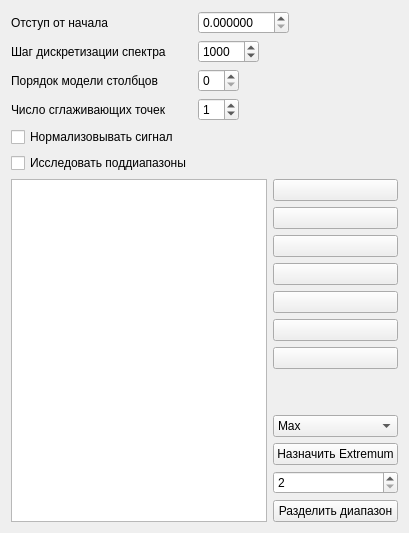
     <widget class="QWidget" name="tab">
      <attribute name="title">
       <string>Диапазоны</string>
      </attribute>
      <layout class="QVBoxLayout" name="verticalLayout_2">
       <item>
        <layout class="QFormLayout" name="formLayout_2">
         <property name="fieldGrowthPolicy">
          <enum>QFormLayout::ExpandingFieldsGrow</enum>
         </property>
         <item row="0" column="1">
          <widget class="QDoubleSpinBox" name="initialSkipBox">
           <property name="decimals">
            <number>6</number>
           </property>
           <property name="minimum">
            <double>0.000000000000000</double>
           </property>
           <property name="maximum">
            <double>100.000000000000000</double>
           </property>
           <property name="singleStep">
            <double>0.100000000000000</double>
           </property>
          </widget>
         </item>
         <item row="2" column="0">
          <widget class="QLabel" name="label_4">
           <property name="text">
            <string>Порядок модели столбцов</string>
           </property>
          </widget>
         </item>
         <item row="2" column="1">
          <widget class="QSpinBox" name="columnModelOrderBox"/>
         </item>
         <item row="3" column="0">
          <widget class="QLabel" name="label_15">
           <property name="text">
            <string>Число сглаживающих точек</string>
           </property>
          </widget>
         </item>
         <item row="3" column="1">
          <widget class="QSpinBox" name="smoothingPointsCountBox">
           <property name="enabled">
            <bool>true</bool>
           </property>
           <property name="inputMethodHints">
            <set>Qt::ImhFormattedNumbersOnly</set>
           </property>
           <property name="wrapping">
            <bool>false</bool>
           </property>
           <property name="readOnly">
            <bool>false</bool>
           </property>
           <property name="accelerated">
            <bool>false</bool>
           </property>
           <property name="keyboardTracking">
            <bool>true</bool>
           </property>
           <property name="singleStep">
            <number>2</number>
           </property>
           <property name="value">
            <number>1</number>
           </property>
          </widget>
         </item>
         <item row="4" column="0">
          <widget class="QCheckBox" name="normalizeCheckBox">
           <property name="text">
            <string>Нормализовывать сигнал</string>
           </property>
          </widget>
         </item>
         <item row="5" column="0">
          <widget class="QCheckBox" name="useSubRangesCheckBox">
           <property name="text">
            <string>Исследовать поддиапазоны</string>
           </property>
          </widget>
         </item>
         <item row="0" column="0">
          <widget class="QLabel" name="label_3">
           <property name="text">
            <string>Отступ от начала</string>
           </property>
          </widget>
         </item>
         <item row="1" column="0">
          <widget class="QLabel" name="label_24">
           <property name="text">
            <string>Шаг дискретизации спектра</string>
           </property>
          </widget>
         </item>
         <item row="1" column="1">
          <widget class="QSpinBox" name="stepForSplitFrequencyRangesSpinBox">
           <property name="minimum">
            <number>100</number>
           </property>
           <property name="maximum">
            <number>10000</number>
           </property>
           <property name="singleStep">
            <number>100</number>
           </property>
           <property name="value">
            <number>1000</number>
           </property>
          </widget>
         </item>
        </layout>
       </item>
       <item>
        <layout class="QHBoxLayout" name="horizontalLayout">
         <item>
          <widget class="QTableView" name="rangesTableView">
           <property name="selectionMode">
            <enum>QAbstractItemView::ContiguousSelection</enum>
           </property>
           <property name="selectionBehavior">
            <enum>QAbstractItemView::SelectRows</enum>
           </property>
           <property name="iconSize">
            <size>
             <width>10</width>
             <height>10</height>
            </size>
           </property>
          </widget>
         </item>
         <item>
          <layout class="QVBoxLayout" name="verticalLayout">
           <item>
            <widget class="QPushButton" name="rangesAddButton">
             <property name="text">
              <string/>
             </property>
             <property name="icon">
              <iconset resource="tango-icons.qrc">
               <normaloff>:/icons/actions/icons/actions/list-add.png</normaloff>:/icons/actions/icons/actions/list-add.png</iconset>
             </property>
            </widget>
           </item>
           <item>
            <widget class="QPushButton" name="rangesRemoveButton">
             <property name="text">
              <string/>
             </property>
             <property name="icon">
              <iconset resource="tango-icons.qrc">
               <normaloff>:/icons/actions/icons/actions/list-remove.png</normaloff>:/icons/actions/icons/actions/list-remove.png</iconset>
             </property>
            </widget>
           </item>
           <item>
            <widget class="QPushButton" name="rangesClearButton">
             <property name="text">
              <string/>
             </property>
             <property name="icon">
              <iconset resource="tango-icons.qrc">
               <normaloff>:/icons/actions/icons/actions/edit-clear.png</normaloff>:/icons/actions/icons/actions/edit-clear.png</iconset>
             </property>
            </widget>
           </item>
           <item>
            <widget class="QPushButton" name="rangesMoveTopButton">
             <property name="text">
              <string/>
             </property>
             <property name="icon">
              <iconset resource="tango-icons.qrc">
               <normaloff>:/icons/actions/icons/actions/go-top.png</normaloff>:/icons/actions/icons/actions/go-top.png</iconset>
             </property>
            </widget>
           </item>
           <item>
            <widget class="QPushButton" name="rangesMoveUpButton">
             <property name="text">
              <string/>
             </property>
             <property name="icon">
              <iconset resource="tango-icons.qrc">
               <normaloff>:/icons/actions/icons/actions/go-up.png</normaloff>:/icons/actions/icons/actions/go-up.png</iconset>
             </property>
            </widget>
           </item>
           <item>
            <widget class="QPushButton" name="rangesMoveDownButton">
             <property name="text">
              <string/>
             </property>
             <property name="icon">
              <iconset resource="tango-icons.qrc">
               <normaloff>:/icons/actions/icons/actions/go-down.png</normaloff>:/icons/actions/icons/actions/go-down.png</iconset>
             </property>
            </widget>
           </item>
           <item>
            <widget class="QPushButton" name="rangesMoveBottomButton">
             <property name="text">
              <string/>
             </property>
             <property name="icon">
              <iconset resource="tango-icons.qrc">
               <normaloff>:/icons/actions/icons/actions/go-bottom.png</normaloff>:/icons/actions/icons/actions/go-bottom.png</iconset>
             </property>
            </widget>
           </item>
           <item>
            <spacer name="verticalSpacer">
             <property name="orientation">
              <enum>Qt::Vertical</enum>
             </property>
             <property name="sizeHint" stdset="0">
              <size>
               <width>20</width>
               <height>40</height>
              </size>
             </property>
            </spacer>
           </item>
           <item>
            <widget class="QComboBox" name="changeExtremumComboBox">
             <item>
              <property name="text">
               <string>Max</string>
              </property>
             </item>
             <item>
              <property name="text">
               <string>Min</string>
              </property>
             </item>
             <item>
              <property name="text">
               <string>Aver</string>
              </property>
             </item>
            </widget>
           </item>
           <item>
            <widget class="QPushButton" name="changeExtremumPushButton">
             <property name="text">
              <string>Назначить Extremum</string>
             </property>
            </widget>
           </item>
           <item>
            <widget class="QSpinBox" name="splitRangeSpinBox">
             <property name="minimum">
              <number>2</number>
             </property>
             <property name="maximum">
              <number>1000</number>
             </property>
            </widget>
           </item>
           <item>
            <widget class="QPushButton" name="splitRangeButton">
             <property name="text">
              <string>Разделить диапазон</string>
             </property>
            </widget>
           </item>
          </layout>
         </item>
        </layout>
       </item>
      </layout>
     </widget>
